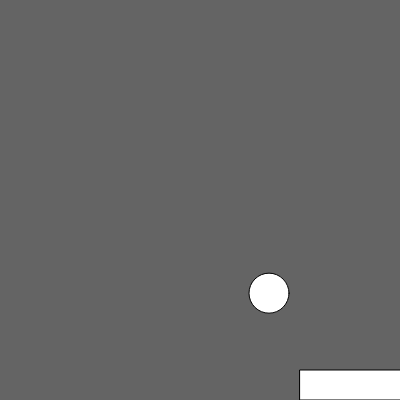
Frame 1 (no input)
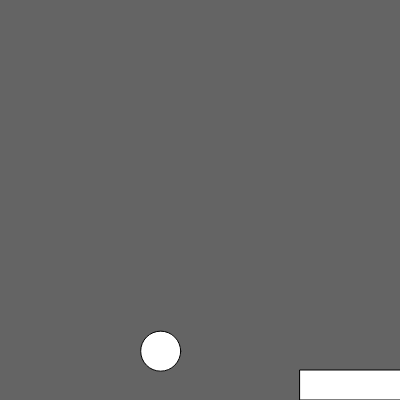
Frame 60 (no input)
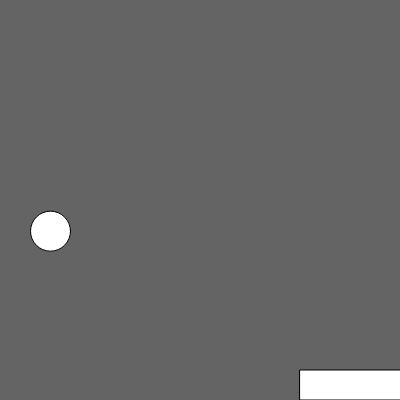
Frame 120 (the mouse pressed at the canvas centre since frame 60)

The p5.js sketch that drew these frames (run headless with seeded random() and noise() and a simulated clock; from frame 60 on, the mouse is pressed at the canvas centre):

// p5.js sketch
// ── sketch.js
let snelheid = {
    x: [],
    y: []
}

let circleMove = {
    x: [],
    y: []
}

let numCircles = 1;

let paddleX = 300;

function setup() {
    createCanvas(400, 400);

    // startpositie van de bal
    circleMove.x.push(Math.random() * 300);
    circleMove.y.push(Math.random() * 300);
    
    snelheid.x.push(Math.random() * 4 - 2 || 1); 
    snelheid.y.push(2); 
}

function draw() {
    background(100);

    // key is pressed toegevoegd
    if (keyIsPressed) {
        if (key === 'ArrowLeft') {
            paddleX -= 5;
        }
        if (key === 'ArrowRight') {
            paddleX += 5;
        }
    }

    for (let i = 0; i < numCircles; i++) {

        // balpositie updaten
        circleMove.x[i] += snelheid.x[i];
        circleMove.y[i] += snelheid.y[i];

        // paddle collision
        if (
            circleMove.x[i] + 20 > paddleX &&          // rechterkant bal
            circleMove.x[i] - 20 < paddleX + 160 &&   // linkerkant bal
            circleMove.y[i] + 20 >= 370 &&           // onderkant bal bereikt paddle
            snelheid.y[i] > 0                         // alleen als bal naar beneden gaat
        ) {
            snelheid.y[i] *= -1;                      // bal stuitert terug
            circleMove.y[i] = 370 - 20;              // voorkomt vastzitten in paddle
        }

        // canvas randen
        if (circleMove.x[i] > 380 || circleMove.x[i] < 20) snelheid.x[i] *= -1;
        if (circleMove.y[i] > 380 || circleMove.y[i] < 20) snelheid.y[i] *= -1;

        // bal tekenen
        circle(circleMove.x[i], circleMove.y[i], 40);

        // paddle tekenen
        rect(paddleX, 370, 160, 30);
    }
}
